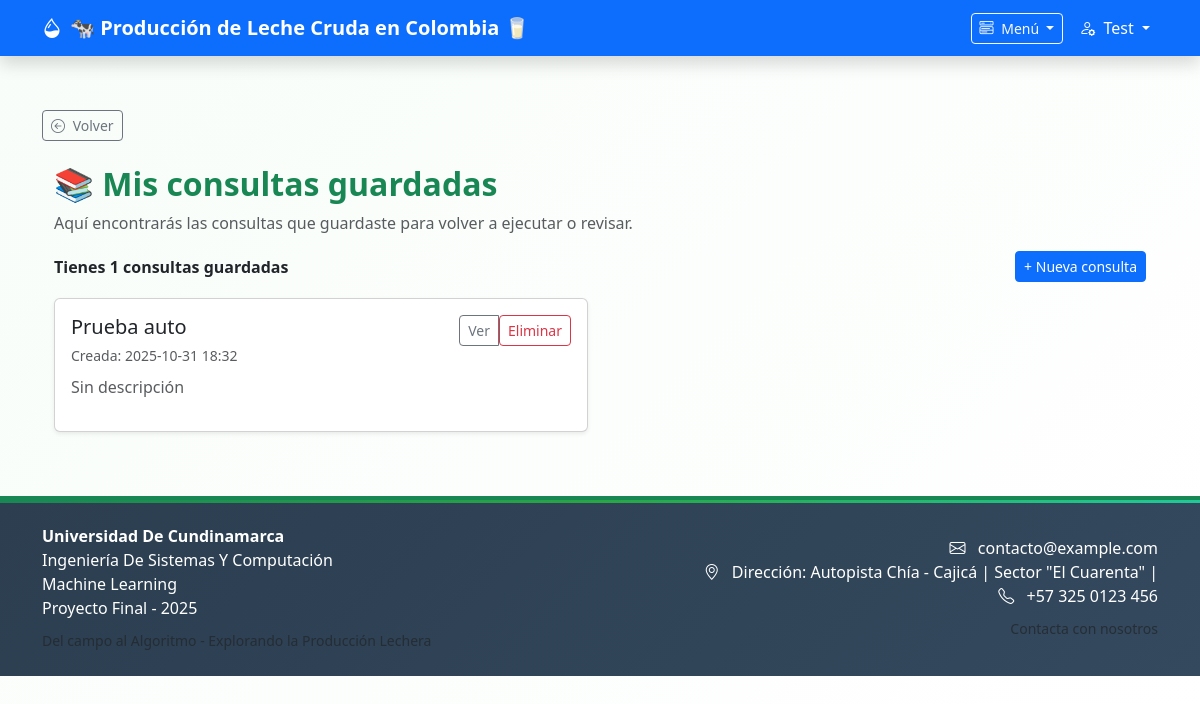
The page /mis-consultas (signed in) on the database its author committed.
### models.py (models this page shows, shortened)
class User(db.Model, UserMixin):
    __tablename__ = 'blog_user'
    """Modelo de usuario.

    Campos principales: id, name, email, password, is_admin.
    Métodos: set_password, check_password, save, y selectores estáticos.
    """
    id = db.Column(db.Integer, primary_key=True)
    name = db.Column(db.String(80), nullable=False)
    email = db.Column(db.String(256), unique=True, nullable=False)
    password = db.Column(db.String(128), nullable=False)
    is_admin = db.Column(db.Boolean, default=False)
    def set_password(self, password):
        """Hashea y almacena la contraseña provista.

        Nota: utiliza `werkzeug.security.generate_password_hash`.
        """
        self.password = generate_password_hash(password)
    def check_password(self, password):
        """Comprueba que `password` coincida con el hash almacenado.

        Devuelve True si coinciden, False en caso contrario.
        """
        return check_password_hash(self.password, password)
    def save(self):
        """Guarda (insert/commit) el objeto en la base de datos.

        Añade el objeto a la sesión si es nuevo y realiza commit. No
        devuelve valor; si falla lanzará excepción del ORM.
        """
        if not self.id:
            db.session.add(self)
        db.session.commit()

class Consulta(db.Model):
    __tablename__ = 'consultas'
    """Modelo para consultas de inversión guardadas por usuarios.

    `query_text` almacena el JSON de la solicitud y `summary` guarda
    metadatos/estimaciones precalculadas como JSON en texto.
    """
    id = db.Column(db.Integer, primary_key=True)
    user_id = db.Column(db.Integer, db.ForeignKey('blog_user.id'), nullable=False)
    titulo = db.Column(db.String(200), nullable=False)
    descripcion = db.Column(db.Text, nullable=True)
    query_text = db.Column(db.Text, nullable=True)
    summary = db.Column(db.Text, nullable=True)
    created_at = db.Column(db.DateTime, server_default=db.func.now())
    updated_at = db.Column(db.DateTime, server_default=db.func.now(), onupdate=db.func.now())
    user = db.relationship('User', backref=db.backref('consultas', lazy='dynamic'))

### perfil.py (the view)
@perfil_bp.route('/mis-consultas')
@login_required
def mis_consultas():
    consultas_guardadas = Consulta.query.filter_by(user_id=current_user.id).order_by(Consulta.created_at.desc()).all()
    return render_template('mis_consultas.html', consultas=consultas_guardadas)

### app.py (called while the page is built, shortened)
@login_manager.user_loader
def load_user(user_id):
    return User.query.get(int(user_id))

@app.before_request
def session_timeout_handler():
    try:
        if 'usuario' not in session and not current_user.is_authenticated:
            return None
    except Exception:
        return None
    last = session.get('last_activity')
    now_ts = datetime.utcnow().timestamp()
    if last:
        elapsed = now_ts - float(last)
    session['last_activity'] = now_ts

### templates/mis_consultas.html (shortened to what this page needs)
{% extends "base.html" %}
{% block content %}
<div class="container mt-4">
  <h2 class="text-success fw-bold">📚 Mis consultas guardadas</h2>
  <p class="text-muted">Aquí encontrarás las consultas que guardaste para volver a ejecutar o revisar.</p>
  <div class="d-flex justify-content-between align-items-center mb-3">
    <div>
      <strong>Tienes {{ consultas|length }} consultas guardadas</strong>
    </div>
    <div>
      <a href="{{ url_for('inversion.inversion') }}" class="btn btn-sm btn-primary">+ Nueva consulta</a>
    </div>
  </div>
  {% if consultas and consultas|length > 0 %}
    <div class="row gy-3">
      {% for c in consultas %}
        <div class="col-md-6">
          <div class="card shadow-sm h-100">
            <div class="card-body d-flex flex-column">
              <div class="d-flex justify-content-between align-items-start mb-2">
                <div>
                  <h5 class="card-title mb-1">{{ c.titulo }}</h5>
                  <small class="text-muted">Creada: {{ c.created_at.strftime('%Y-%m-%d %H:%M') if c.created_at else '' }}</small>
                </div>
                <div class="btn-group">
                  <a href="{{ url_for('perfil.ver_consulta', cid=c.id) }}" class="btn btn-sm btn-outline-secondary">Ver</a>
                  <form method="POST" action="{{ url_for('perfil.eliminar_consulta', cid=c.id) }}" style="display:inline;">
                    <button type="submit" class="btn btn-sm btn-outline-danger" onclick="return confirm('¿Eliminar esta consulta?');">Eliminar</button>
                  </form>
                </div>
              </div>
              <p class="card-text text-muted mb-3" style="flex:1">{{ c.descripcion or 'Sin descripción' }}</p>
            </div>
          </div>
        </div>
      {% endfor %}
    </div>
  {% else %}
    <div class="alert alert-info">No tienes consultas guardadas todavía. Cuando guardes una, aparecerá aquí.</div>
  {% endif %}
</div>
{% endblock %}

### templates/base.html (shortened to what this page needs)
<!DOCTYPE html>
<html lang="es">
<head>
    <link href="https://cdn.jsdelivr.net/npm/bootstrap@5.3.2/dist/css/bootstrap.min.css" rel="stylesheet">
    <link rel="stylesheet" href="https://cdn.jsdelivr.net/npm/bootstrap-icons/font/bootstrap-icons.css">
    <link rel="stylesheet" href="{{ url_for('static', filename='style.css') }}">
</head>
<body style="padding-top: 70px;">
    <nav class="navbar navbar-expand-lg navbar-dark bg-primary fixed-top shadow">
        <div class="container">
            <a class="navbar-brand navbar-brand-custom" href="{{ url_for('inicio') }}" data-bs-toggle="tooltip" data-bs-title="Página de inicio">
                <i class="bi bi-droplet-half me-2"></i>🐄 <strong>Producción de Leche Cruda en Colombia</strong> 🥛
            </a>
            <div class="collapse navbar-collapse" id="navbarNav">
                <div class="navbar-nav ms-auto d-flex align-items-center">
                    <div class="nav-item dropdown me-2">
                        <a class="btn btn-outline-light btn-sm dropdown-toggle" href="#" role="button" data-bs-toggle="dropdown" aria-expanded="false">
                            <i class="bi bi-menu-button-wide me-1"></i> Menú
                        </a>
                    </div>
                    {% if 'usuario' in session %}
                        <div class="nav-item dropdown">
                            <a class="nav-link dropdown-toggle text-white" href="#" role="button" data-bs-toggle="dropdown" data-bs-title="Menú de usuario">
                                <i class="bi bi-person-gear me-1"></i> {{ session['usuario'] }}
                            </a>
                        </div>
                    {% endif %}
                </div>
            </div>
        </div>
    </nav>
    <main class="container mt-4 py-3">
        {% if request.path != url_for('inicio') %}
            <div class="mb-3">
                <button type="button" id="btn-volver" class="btn btn-outline-secondary btn-sm">
                    <i class="bi bi-arrow-left-circle me-1"></i> Volver
                </button>
            </div>
        {% endif %}
        {% block content %}{% endblock %}
    </main>
    <footer class="bg-dark text-white py-4 mt-5">
        <div class="container">
            <div class="row align-items-center">
                <div class="col-md-6">
                    <ul class="list-unstyled mb-2">
                        <li><strong>Universidad De Cundinamarca</strong></li>
                        <li>Ingeniería De Sistemas Y Computación</li>
                        <li>Machine Learning</li>
                        <li>Proyecto Final - 2025</li>
                    </ul>
                    <small class="text-muted">Del campo al Algoritmo - Explorando la Producción Lechera</small>
                </div>
                <div class="col-md-6 text-md-end">
                    <ul class="list-unstyled mb-2">
                        <li>
                            <i class="bi bi-envelope me-2"></i>
                            <a href="mailto:contacto@example.com" class="text-white text-decoration-none">
                                contacto@example.com
                            </a>
                        </li>
                        <li>
                            <i class="bi bi-geo-alt me-2"></i>
                            Dirección: Autopista Chía - Cajicá | Sector "El Cuarenta" |
                        </li>
                        <li>
                            <i class="bi bi-telephone me-2"></i>
                            <a href="tel:+573250123456" class="text-white text-decoration-none">
                                +57 325 0123 456
                            </a>
                        </li>
                    </ul>
                    <small class="text-muted">Contacta con nosotros</small>
                </div>
            </div>
        </div>
    </footer>
</body>
</html>

### static/style.css (style rules this page uses)
:root { --verde-principal: #10684b; --verde-secundario: #198754; --verde-claro: #e6f4ea; --verde-pastel: #e9f5ee; --sombra-verde: rgba(16, 104, 75, 0.1); --gris-texto: #444444; }
body { font-family: 'Segoe UI', system-ui, -apple-system, sans-serif; background: linear-gradient(135deg, #f8fdf9 0%, #ffffff 100%); min-height: 100vh; }
footer { border-top: 4px solid var(--verde-secundario); background: linear-gradient(135deg, #2c3e50 0%, #34495e 100%); position: relative; }
footer::before { content: ""; position: absolute; top: 0; left: 0; right: 0; height: 3px; background: linear-gradient(90deg, var(--verde-secundario), #28a745, #20c997); }

### rows shown on the page
User: usuario "Test"
Consulta: titulo "Prueba auto", created_at "2025-10-31 18:32", descripcion "Sin descripción"

### other values the page prints
{{ consultas|length }} "1"
